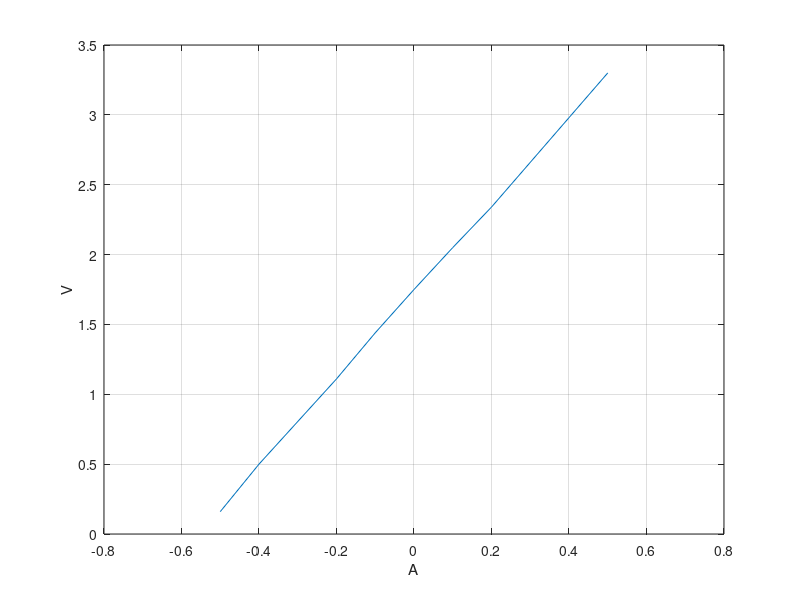

Write MATLAB code to recreate this figure.
clear all, close all, clc
V = [0.160 0.500 1.11 1.44 1.75 2.05, 2.34 2.98 3.3];
A = [-0.5 -0.4 -0.2 -0.1 0 0.1 0.2 0.4 0.5];

plot(A, V);
xlabel('A')
ylabel('V')

grid on;